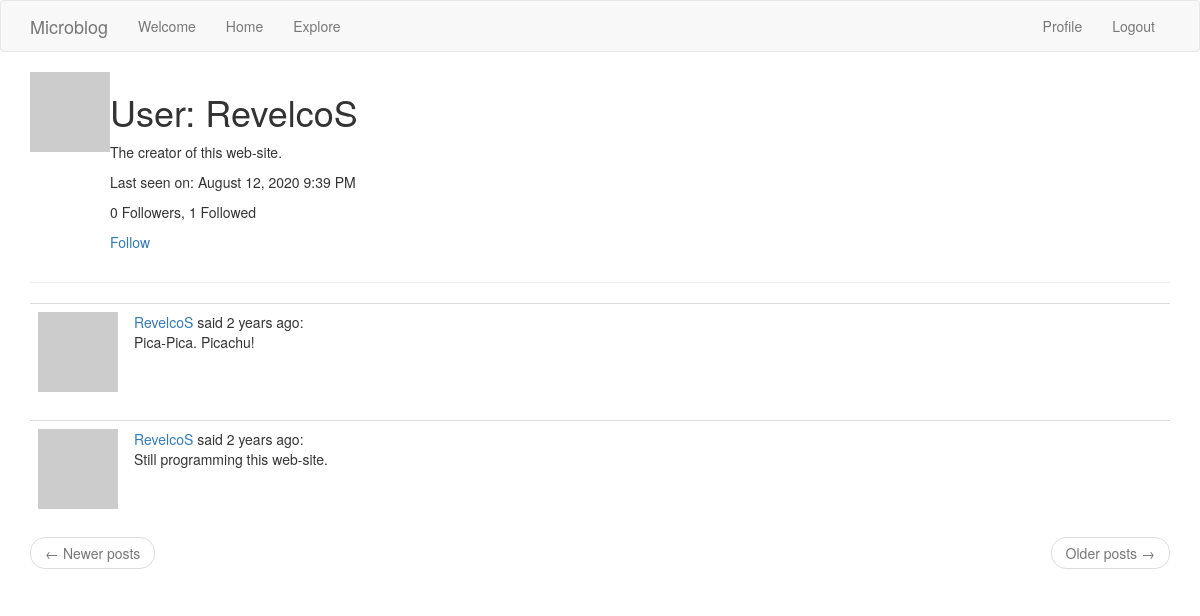
Before: /user/RevelcoS (signed in) with the older database file.
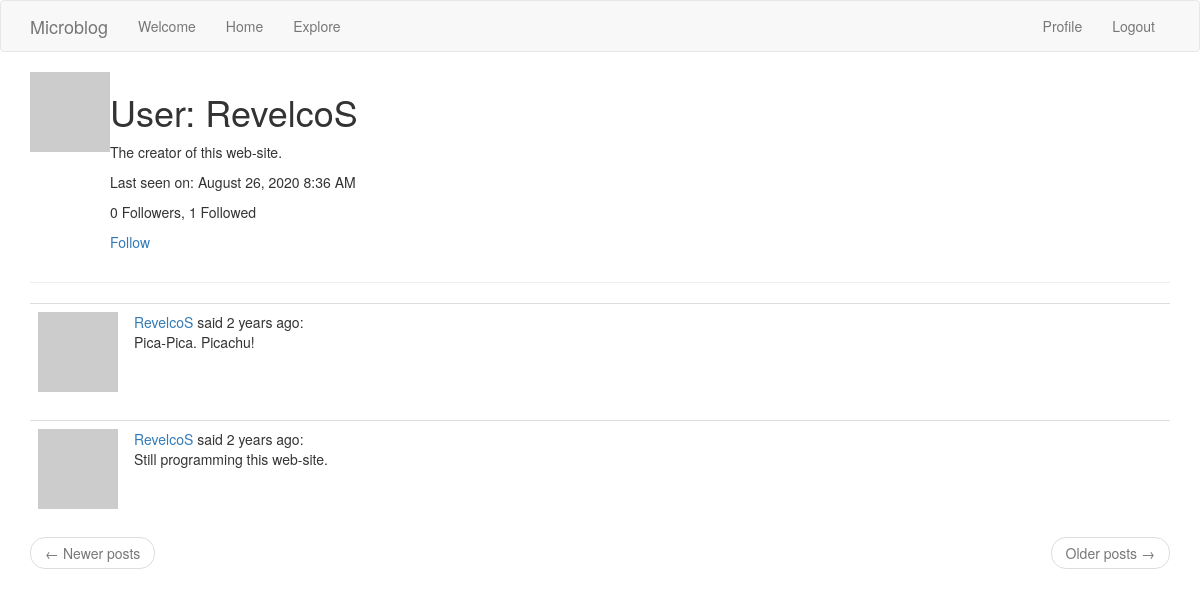
After: the same page with the newer database file.
### app/models.py (models this page shows, shortened)
class User(UserMixin, db.Model):
    id = db.Column(db.Integer, primary_key=True)
    username = db.Column(db.String(64), index=True, unique=True)
    email = db.Column(db.String(120), index=True, unique=True)
    password_hash = db.Column(db.String(128))
    posts = db.relationship("Post", backref="author", lazy="dynamic")
    about_me = db.Column(db.String(140))
    last_seen = db.Column(db.DateTime, default=datetime.utcnow)
    followed = db.relationship(
        "User", secondary=followers,
        primaryjoin=(followers.c.follower_id == id),
        secondaryjoin=(followers.c.followed_id == id),
        backref=db.backref("followers", lazy="dynamic"), lazy="dynamic"
    )
    def is_following(self, user):
        return self.followed.filter(followers.c.followed_id == user.id).count() > 0
    def avatar(self, size):
        digest = md5(self.email.lower().encode("utf-8")).hexdigest()
        return f"https://www.gravatar.com/avatar/{digest}?d=identicon&rating=g&s={size}"

### app/routes.py (the view)
@app.route("/user/<username>")
@login_required
def user(username):
    u = User.query.filter_by(username=username).first_or_404()
    page = request.args.get("page", 1, type=int)
    posts = u.posts.order_by(Post.timestamp.desc()).paginate(
        page, app.config["POSTS_PER_PAGE"], False)
    next_url = url_for("user", username=u.username, page=posts.next_num) \
        if posts.has_next else None
    prev_url = url_for("user", username=u.username, page=posts.prev_num) \
        if posts.has_prev else None
    return render_template("user.html",
        title="User Profile",
        user=u,
        posts=posts.items,
        next_url=next_url,
        prev_url=prev_url)

### app/models.py (called while the page is built)
@login.user_loader
def load_user(id):
    return User.query.get(int(id))

### app/routes.py (called while the page is built)
@app.before_request
def before_request():
    if current_user.is_authenticated:
        current_user.last_seen = datetime.utcnow()
        db.session.commit()

### app/templates/user.html
{% extends "base.html" %}
{% block app_content %}
<table>
    <tr valign="top">
        <td><img src="{{ user.avatar(128) }}"></td>
        <td>
            <h1>User: {{ user.username }}</h1>
            {% if user.about_me %}<p>{{ user.about_me }}</p>{% endif %}
            {% if user.last_seen %}<p>Last seen on: {{ moment(user.last_seen).format("LLL") }}</p>{% endif %}
            <p>{{ user.followers.count() }} Followers, {{ user.followed.count() }} Followed</p>
            {% if user == current_user %}
                <p><a href="{{ url_for('edit_profile') }}">Edit Your Profile</a></p>
            {% elif current_user.is_following(user) %}
                <p><a href="{{ url_for('unfollow', username=user.username) }}">Unfollow</a></p>
            {% else %}
                <p><a href="{{ url_for('follow', username=user.username) }}">Follow</a></p>
            {% endif %}
        </td>
    </tr>
</table>
<hr>
{% for post in posts %}
    {% include "include/_post.html" %}
{% endfor %}
{% include "include/_page_urls.html" %}
{% endblock %}

Changed rows visible on the page:
changed User "RevelcoS": last_seen "August 12, 2020 9:39 PM" → "August 26, 2020 8:36 AM"
